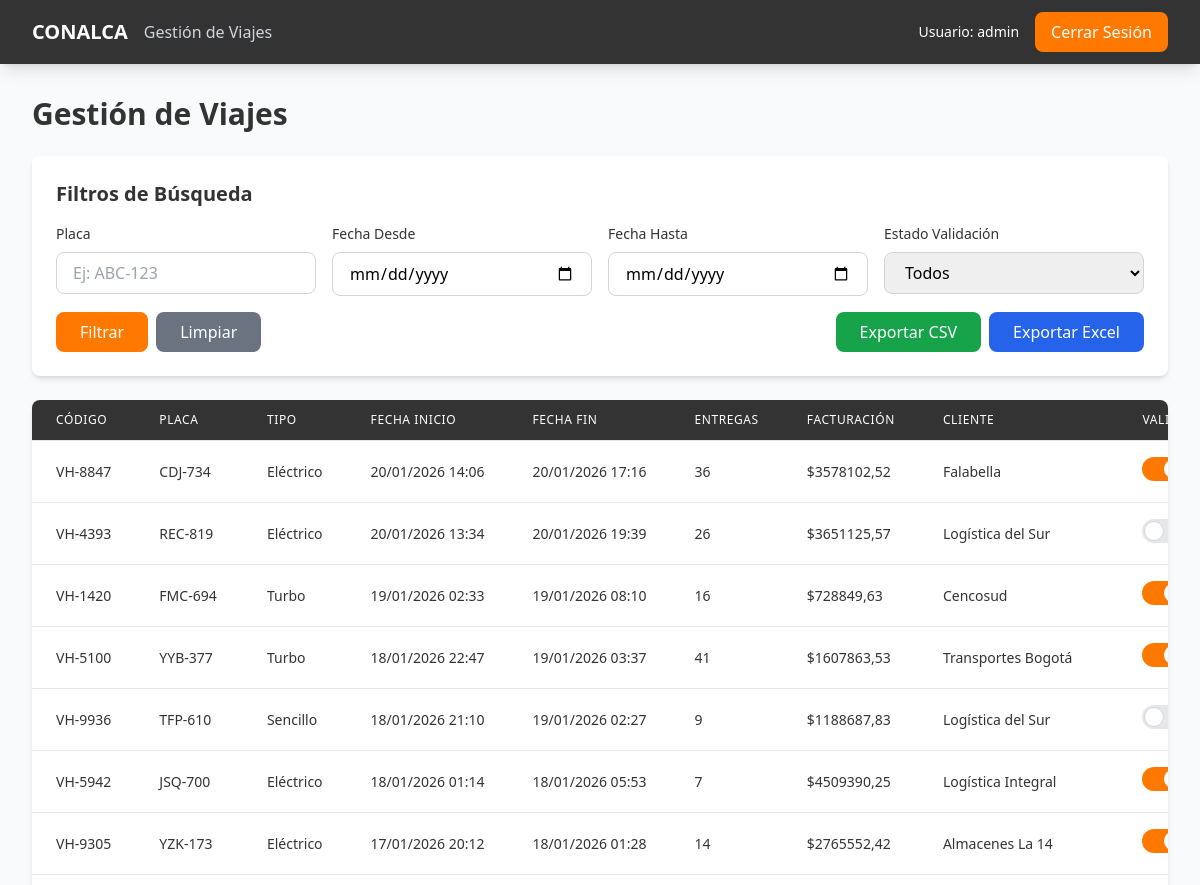
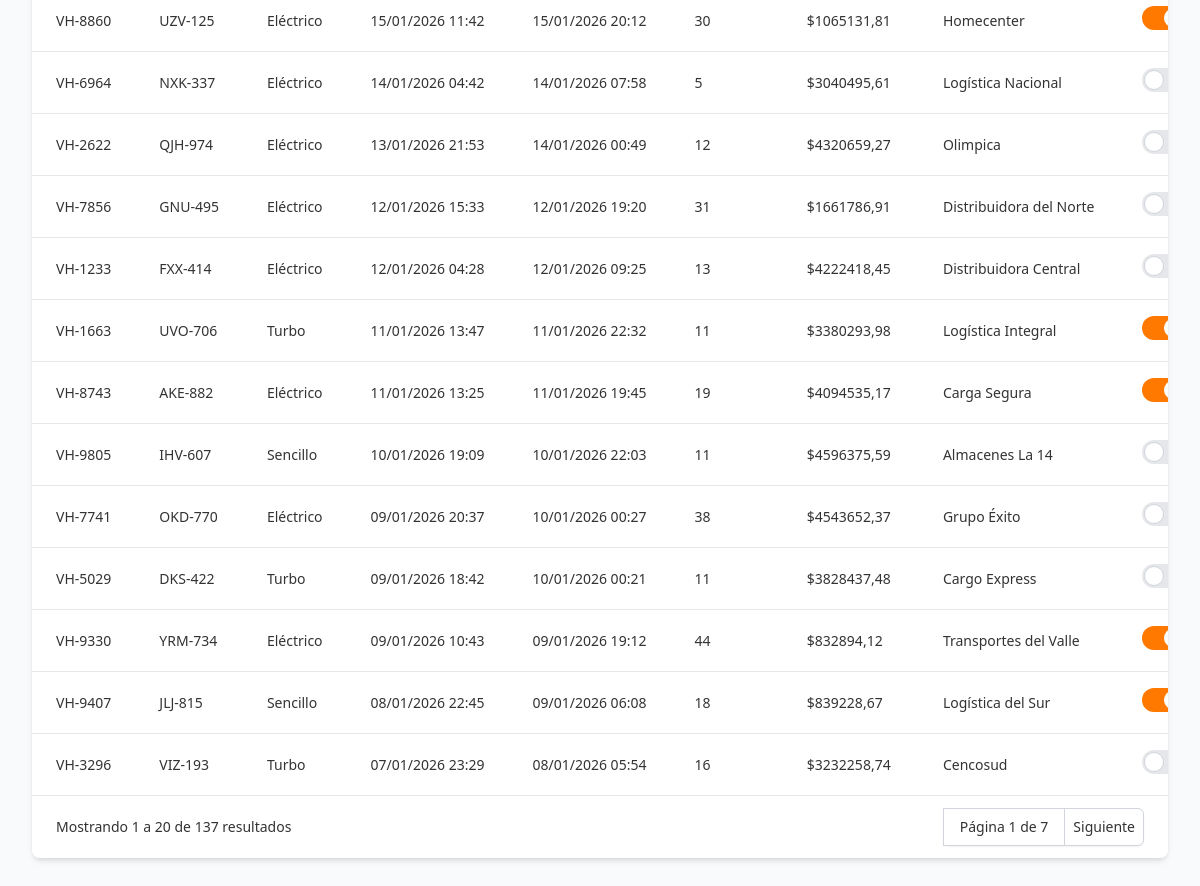
The app's page / (signed in) with its own data (2 pictures, top to bottom).
### viajes/models.py (models this page shows, shortened)
class Vehiculo(models.Model):
    TIPO_CHOICES = [
        ('Turbo', 'Turbo'),
        ('Sencillo', 'Sencillo'),
        ('Eléctrico', 'Eléctrico'),
    ]
    codigo = models.CharField(max_length=50, unique=True, verbose_name='Código')
    placa = models.CharField(max_length=10, verbose_name='Placa', help_text='Formato: ABC-123')
    tipo_vehiculo = models.CharField(
        max_length=20,
        choices=TIPO_CHOICES,
        verbose_name='Tipo de Vehículo'
    )
    fecha_inicio = models.DateTimeField(verbose_name='Fecha de Inicio')
    fecha_fin = models.DateTimeField(verbose_name='Fecha de Fin')
    numero_entregas = models.IntegerField(
        verbose_name='Número de Entregas',
        validators=[MinValueValidator(0)]
    )
    facturacion = models.DecimalField(
        max_digits=12,
        decimal_places=2,
        verbose_name='Facturación',
        validators=[MinValueValidator(0)]
    )
    observacion = models.TextField(
        blank=True,
        null=True,
        verbose_name='Observación'
    )
    cliente = models.CharField(max_length=100, verbose_name='Cliente')
    validado = models.BooleanField(default=False, verbose_name='Validado')
    fecha_creacion = models.DateTimeField(auto_now_add=True)
    fecha_actualizacion = models.DateTimeField(auto_now=True)
    class Meta:
        verbose_name = 'Vehículo'
        verbose_name_plural = 'Vehículos'
        ordering = ['-fecha_inicio']  # Ordenamiento descendente por fecha_inicio

### viajes/views.py (the view)
# urls.py: path('', views.lista_viajes, name='lista'),
@login_required
def lista_viajes(request):
    vehiculos = Vehiculo.objects.all()
    placa = request.GET.get('placa', '')
    fecha_desde = request.GET.get('fecha_desde', '')
    fecha_hasta = request.GET.get('fecha_hasta', '')
    estado_validacion = request.GET.get('estado_validacion', '')
    if placa:
        vehiculos = vehiculos.filter(placa__icontains=placa)
    if fecha_desde:
        try:
            fecha_desde_obj = datetime.strptime(fecha_desde, '%Y-%m-%d')
            vehiculos = vehiculos.filter(fecha_inicio__date__gte=fecha_desde_obj.date())
        except ValueError:
            pass
    if fecha_hasta:
        try:
            fecha_hasta_obj = datetime.strptime(fecha_hasta, '%Y-%m-%d')
            vehiculos = vehiculos.filter(fecha_inicio__date__lte=fecha_hasta_obj.date())
        except ValueError:
            pass
    if estado_validacion == 'validado':
        vehiculos = vehiculos.filter(validado=True)
    elif estado_validacion == 'no_validado':
        vehiculos = vehiculos.filter(validado=False)
    paginator = Paginator(vehiculos, 20)  # 20 registros por página
    page_number = request.GET.get('page')
    page_obj = paginator.get_page(page_number)
    context = {
        'page_obj': page_obj,
        'placa': placa,
        'fecha_desde': fecha_desde,
        'fecha_hasta': fecha_hasta,
        'estado_validacion': estado_validacion,
    }
    return render(request, 'viajes/lista.html', context)

### templates/viajes/lista.html (shortened to what this page needs)
{% extends 'base.html' %}
{% block content %}
<div class="space-y-6">
    <div class="flex justify-between items-center">
        <h1 class="text-3xl font-bold text-[#333333]">Gestión de Viajes</h1>
    </div>
    <div class="bg-white p-6 rounded-lg shadow-md">
        <h2 class="text-xl font-semibold text-[#333333] mb-4">Filtros de Búsqueda</h2>
        <form method="get" class="grid grid-cols-1 md:grid-cols-4 gap-4">
            <div>
                <label for="placa" class="block text-sm font-medium text-[#333333] mb-2">Placa</label>
                <input type="text" name="placa" id="placa" value="{{ placa }}"
                       class="w-full px-4 py-2 border border-gray-300 rounded-lg focus:ring-2 focus:ring-[#FF7900] focus:border-transparent"
                       placeholder="Ej: ABC-123">
            </div>
            <div>
                <label for="fecha_desde" class="block text-sm font-medium text-[#333333] mb-2">Fecha Desde</label>
                <input type="date" name="fecha_desde" id="fecha_desde" value="{{ fecha_desde }}"
                       class="w-full px-4 py-2 border border-gray-300 rounded-lg focus:ring-2 focus:ring-[#FF7900] focus:border-transparent">
            </div>
            <div>
                <label for="fecha_hasta" class="block text-sm font-medium text-[#333333] mb-2">Fecha Hasta</label>
                <input type="date" name="fecha_hasta" id="fecha_hasta" value="{{ fecha_hasta }}"
                       class="w-full px-4 py-2 border border-gray-300 rounded-lg focus:ring-2 focus:ring-[#FF7900] focus:border-transparent">
            </div>
            <div>
                <label for="estado_validacion" class="block text-sm font-medium text-[#333333] mb-2">Estado Validación</label>
                <select name="estado_validacion" id="estado_validacion"
                        class="w-full px-4 py-2 border border-gray-300 rounded-lg focus:ring-2 focus:ring-[#FF7900] focus:border-transparent">
                    <option value="">Todos</option>
                </select>
            </div>
            <div class="md:col-span-4 flex gap-2">
                <button type="submit" class="bg-[#FF7900] hover:bg-[#e66a00] text-white px-6 py-2 rounded-lg transition duration-200 font-medium">
                    Filtrar
                </button>
                <a href="{% url 'viajes:lista' %}" class="bg-gray-500 hover:bg-gray-600 text-white px-6 py-2 rounded-lg transition duration-200 font-medium">
                    Limpiar
                </a>
                <div class="flex gap-2 ml-auto">
                    <a href="{% url 'viajes:exportar' %}?{{ request.GET.urlencode }}&formato=csv"
                       class="bg-green-600 hover:bg-green-700 text-white px-6 py-2 rounded-lg transition duration-200 font-medium">
                        Exportar CSV
                    </a>
                    <a href="{% url 'viajes:exportar' %}?{{ request.GET.urlencode }}&formato=excel"
                       class="bg-blue-600 hover:bg-blue-700 text-white px-6 py-2 rounded-lg transition duration-200 font-medium">
                        Exportar Excel
                    </a>
                </div>
            </div>
        </form>
    </div>
    <div class="bg-white rounded-lg shadow-md overflow-hidden">
        <div class="overflow-x-auto">
            <table class="min-w-full divide-y divide-gray-200">
                <thead class="bg-[#333333]">
                    <tr>
                        <th class="px-6 py-3 text-left text-xs font-medium text-white uppercase tracking-wider">Código</th>
                        <th class="px-6 py-3 text-left text-xs font-medium text-white uppercase tracking-wider">Placa</th>
                        <th class="px-6 py-3 text-left text-xs font-medium text-white uppercase tracking-wider">Tipo</th>
                        <th class="px-6 py-3 text-left text-xs font-medium text-white uppercase tracking-wider">Fecha Inicio</th>
                        <th class="px-6 py-3 text-left text-xs font-medium text-white uppercase tracking-wider">Fecha Fin</th>
                        <th class="px-6 py-3 text-left text-xs font-medium text-white uppercase tracking-wider">Entregas</th>
                        <th class="px-6 py-3 text-left text-xs font-medium text-white uppercase tracking-wider">Facturación</th>
                        <th class="px-6 py-3 text-left text-xs font-medium text-white uppercase tracking-wider">Cliente</th>
                        <th class="px-6 py-3 text-left text-xs font-medium text-white uppercase tracking-wider">Validado</th>
                    </tr>
                </thead>
                <tbody class="bg-white divide-y divide-gray-200">
                    {% for vehiculo in page_obj %}
                    <tr class="hover:bg-gray-50">
                        <td class="px-6 py-4 whitespace-nowrap text-sm text-[#333333]">{{ vehiculo.codigo }}</td>
                        <td class="px-6 py-4 whitespace-nowrap text-sm font-medium text-[#333333]">{{ vehiculo.placa }}</td>
                        <td class="px-6 py-4 whitespace-nowrap text-sm text-[#333333]">{{ vehiculo.get_tipo_vehiculo_display }}</td>
                        <td class="px-6 py-4 whitespace-nowrap text-sm text-[#333333]">{{ vehiculo.fecha_inicio|date:"d/m/Y H:i" }}</td>
                        <td class="px-6 py-4 whitespace-nowrap text-sm text-[#333333]">{{ vehiculo.fecha_fin|date:"d/m/Y H:i" }}</td>
                        <td class="px-6 py-4 whitespace-nowrap text-sm text-[#333333]">{{ vehiculo.numero_entregas }}</td>
                        <td class="px-6 py-4 whitespace-nowrap text-sm text-[#333333]">${{ vehiculo.facturacion|floatformat:2 }}</td>
                        <td class="px-6 py-4 whitespace-nowrap text-sm text-[#333333]">{{ vehiculo.cliente }}</td>
                        <td class="px-6 py-4 whitespace-nowrap text-sm">
                            <label class="relative inline-flex items-center cursor-pointer">
                                <div class="w-11 h-6 bg-gray-200 peer-focus:outline-none peer-focus:ring-4 peer-focus:ring-[#FF7900]/20 rounded-full peer peer-checked:after:translate-x-full peer-checked:after:border-white after:content-[''] after:absolute after:top-[2px] after:left-[2px] after:bg-white after:border-gray-300 after:border after:rounded-full after:h-5 after:w-5 after:transition-all peer-checked:bg-[#FF7900]"></div>
                            </label>
                        </td>
                    </tr>
                    {% empty %}
                    <tr>
                        <td colspan="9" class="px-6 py-4 text-center text-sm text-gray-500">
                            No se encontraron registros con los filtros aplicados.
                        </td>
                    </tr>
                    {% endfor %}
                </tbody>
            </table>
        </div>
        {% if page_obj.has_other_pages %}
        <div class="bg-white px-4 py-3 border-t border-gray-200 sm:px-6">
            <div class="flex items-center justify-between">
                <div class="hidden sm:flex-1 sm:flex sm:items-center sm:justify-between">
                    <div>
                        <p class="text-sm text-[#333333]">
                            Mostrando <span class="font-medium">{{ page_obj.start_index }}</span> a
                            <span class="font-medium">{{ page_obj.end_index }}</span> de
                            <span class="font-medium">{{ page_obj.paginator.count }}</span> resultados
                        </p>
                    </div>
                    <div>
                        <nav class="relative z-0 inline-flex rounded-md shadow-sm -space-x-px" aria-label="Pagination">
                            <span class="relative inline-flex items-center px-4 py-2 border border-gray-300 bg-white text-sm font-medium text-[#333333]">
                                Página {{ page_obj.number }} de {{ page_obj.paginator.num_pages }}
                            </span>
                            {% if page_obj.has_next %}
                                <a href="?page={{ page_obj.next_page_number }}"
                                   class="relative inline-flex items-center px-2 py-2 rounded-r-md border border-gray-300 bg-white text-sm font-medium text-[#333333] hover:bg-gray-50">
                                    Siguiente
                                </a>
                            {% endif %}
                        </nav>
                    </div>
                </div>
            </div>
        </div>
        {% endif %}
    </div>
</div>
{% endblock %}

### templates/base.html (shortened to what this page needs)
<!DOCTYPE html>
<html lang="es">
<head>
    <script src="https://cdn.tailwindcss.com"></script>
</head>
<body class="bg-gray-50">
    {% if user.is_authenticated %}
    <nav class="bg-[#333333] text-white shadow-lg">
        <div class="max-w-7xl mx-auto px-4 sm:px-6 lg:px-8">
            <div class="flex justify-between h-16">
                <div class="flex items-center">
                    <h1 class="text-xl font-bold">CONALCA</h1>
                    <span class="ml-4 text-gray-300">Gestión de Viajes</span>
                </div>
                <div class="flex items-center space-x-4">
                    <span class="text-sm">Usuario: {{ user.username }}</span>
                    <a href="{% url 'viajes:logout' %}" class="bg-[#FF7900] hover:bg-[#e66a00] px-4 py-2 rounded-lg transition duration-200">
                        Cerrar Sesión
                    </a>
                </div>
            </div>
        </div>
    </nav>
    {% endif %}
    <main class="max-w-7xl mx-auto px-4 sm:px-6 lg:px-8 py-8">
        {% block content %}{% endblock %}
    </main>
</body>
</html>

### records on screen
Vehiculo: codigo "VH-8847", placa "CDJ-734", tipo_vehiculo "Eléctrico", fecha_inicio "20/01/2026 14:06", fecha_fin "20/01/2026 17:16", numero_entregas "36", facturacion "3578102,52", cliente "Falabella"
Vehiculo: codigo "VH-4393", placa "REC-819", tipo_vehiculo "Eléctrico", fecha_inicio "20/01/2026 13:34", fecha_fin "20/01/2026 19:39", numero_entregas "26", facturacion "3651125,57", cliente "Logística del Sur"
Vehiculo: codigo "VH-1420", placa "FMC-694", tipo_vehiculo "Turbo", fecha_inicio "19/01/2026 02:33", fecha_fin "19/01/2026 08:10", numero_entregas "16", facturacion "728849,63", cliente "Cencosud"
Vehiculo: codigo "VH-5100", placa "YYB-377", tipo_vehiculo "Turbo", fecha_inicio "18/01/2026 22:47", fecha_fin "19/01/2026 03:37", numero_entregas "41", facturacion "1607863,53", cliente "Transportes Bogotá"
Vehiculo: codigo "VH-9936", placa "TFP-610", tipo_vehiculo "Sencillo", fecha_inicio "18/01/2026 21:10", fecha_fin "19/01/2026 02:27", numero_entregas "9", facturacion "1188687,83", cliente "Logística del Sur"
Vehiculo: codigo "VH-5942", placa "JSQ-700", tipo_vehiculo "Eléctrico", fecha_inicio "18/01/2026 01:14", fecha_fin "18/01/2026 05:53", numero_entregas "7", facturacion "4509390,25", cliente "Logística Integral"
Vehiculo: codigo "VH-9305", placa "YZK-173", tipo_vehiculo "Eléctrico", fecha_inicio "17/01/2026 20:12", fecha_fin "18/01/2026 01:28", numero_entregas "14", facturacion "2765552,42", cliente "Almacenes La 14"
Vehiculo: codigo "VH-8860", placa "UZV-125", tipo_vehiculo "Eléctrico", fecha_inicio "15/01/2026 11:42", fecha_fin "15/01/2026 20:12", numero_entregas "30", facturacion "1065131,81", cliente "Homecenter"
Vehiculo: codigo "VH-6964", placa "NXK-337", tipo_vehiculo "Eléctrico", fecha_inicio "14/01/2026 04:42", fecha_fin "14/01/2026 07:58", numero_entregas "5", facturacion "3040495,61", cliente "Logística Nacional"
Vehiculo: codigo "VH-2622", placa "QJH-974", tipo_vehiculo "Eléctrico", fecha_inicio "13/01/2026 21:53", fecha_fin "14/01/2026 00:49", numero_entregas "12", facturacion "4320659,27", cliente "Olimpica"
Vehiculo: codigo "VH-7856", placa "GNU-495", tipo_vehiculo "Eléctrico", fecha_inicio "12/01/2026 15:33", fecha_fin "12/01/2026 19:20", numero_entregas "31", facturacion "1661786,91", cliente "Distribuidora del Norte"
Vehiculo: codigo "VH-1233", placa "FXX-414", tipo_vehiculo "Eléctrico", fecha_inicio "12/01/2026 04:28", fecha_fin "12/01/2026 09:25", numero_entregas "13", facturacion "4222418,45", cliente "Distribuidora Central"
Vehiculo: codigo "VH-1663", placa "UVO-706", tipo_vehiculo "Turbo", fecha_inicio "11/01/2026 13:47", fecha_fin "11/01/2026 22:32", numero_entregas "11", facturacion "3380293,98", cliente "Logística Integral"
Vehiculo: codigo "VH-8743", placa "AKE-882", tipo_vehiculo "Eléctrico", fecha_inicio "11/01/2026 13:25", fecha_fin "11/01/2026 19:45", numero_entregas "19", facturacion "4094535,17", cliente "Carga Segura"
Vehiculo: codigo "VH-9805", placa "IHV-607", tipo_vehiculo "Sencillo", fecha_inicio "10/01/2026 19:09", fecha_fin "10/01/2026 22:03", numero_entregas "11", facturacion "4596375,59", cliente "Almacenes La 14"
Vehiculo: codigo "VH-7741", placa "OKD-770", tipo_vehiculo "Eléctrico", fecha_inicio "09/01/2026 20:37", fecha_fin "10/01/2026 00:27", numero_entregas "38", facturacion "4543652,37", cliente "Grupo Éxito"
Vehiculo: codigo "VH-5029", placa "DKS-422", tipo_vehiculo "Turbo", fecha_inicio "09/01/2026 18:42", fecha_fin "10/01/2026 00:21", numero_entregas "11", facturacion "3828437,48", cliente "Cargo Express"
Vehiculo: codigo "VH-9330", placa "YRM-734", tipo_vehiculo "Eléctrico", fecha_inicio "09/01/2026 10:43", fecha_fin "09/01/2026 19:12", numero_entregas "44", facturacion "832894,12", cliente "Transportes del Valle"
Vehiculo: codigo "VH-9407", placa "JLJ-815", tipo_vehiculo "Sencillo", fecha_inicio "08/01/2026 22:45", fecha_fin "09/01/2026 06:08", numero_entregas "18", facturacion "839228,67", cliente "Logística del Sur"
Vehiculo: codigo "VH-3296", placa "VIZ-193", tipo_vehiculo "Turbo", fecha_inicio "07/01/2026 23:29", fecha_fin "08/01/2026 05:54", numero_entregas "16", facturacion "3232258,74", cliente "Cencosud"

### other values on screen
{{ user.username }} "admin"
{{ page_obj.start_index }} "1"
{{ page_obj.end_index }} "20"
{{ page_obj.paginator.count }} "137"
{{ page_obj.number }} "1"
{{ page_obj.paginator.num_pages }} "7"
